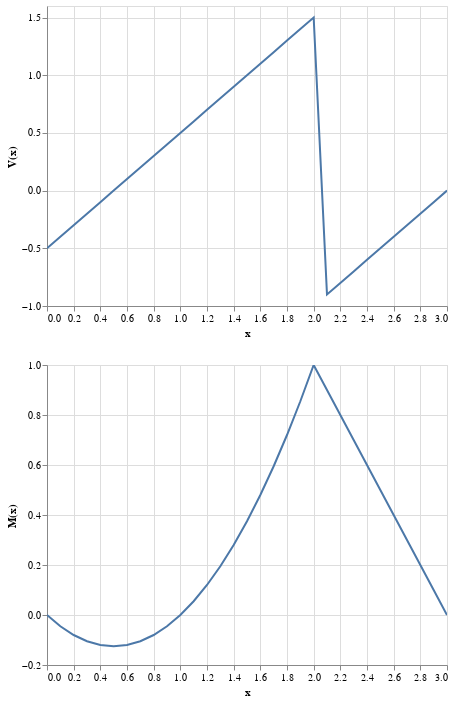

The code cell stored with this chart in its notebook:
### Code cell
# Use unit load and unit length to get dimensionless solutions
solution = Solve(1, 1)
xs = np.linspace(0, 3, 31)

# Now, plot it.
import altair as alt
import pandas as pd

"""
A DataFrame is a columnar table:
 x   V(x)    M(x)
0.0  -0.5   0.000
0.1  -0.4  -0.045
0.2  -0.3  -0.080
"""
source = pd.DataFrame({
    'x': xs,
    'V(x)': solution.V(xs),
    'M(x)': solution.M(xs)
})

# Now, display both V(x) and M(x) with x-axes in sync

base = alt.Chart().mark_line().interactive()

chart = alt.vconcat(
    base.encode(x="x", y="V(x)"),
    base.encode(x="x", y="M(x)"),
    data=source
)
chart

# In Github, these render as static images. In Jupyter Lab and
# as exported to HTML, these are interactive. You can then pan
# and zoom in the plot.

### Figure 1 — Vega-Lite specification as saved in the notebook (floating-point values rounded to 4 significant figures)
{"$schema": "https://vega.github.io/schema/vega-lite/v2.6.0.json", "config": {"view": {"height": 300, "width": 400}}, "data": {"name": "data-71ff0cf4072a10ab138a278ddff61103"}, "datasets": {"data-71ff0cf4072a10ab138a278ddff61103": [{"M(x)": 0, "V(x)": -0.5, "x": 0}, {"M(x)": -0.045, "V(x)": -0.4, "x": 0.1}, {"M(x)": -0.08, "V(x)": -0.3, "x": 0.2}, {"M(x)": -0.105, "V(x)": -0.2, "x": 0.3}, {"M(x)": -0.12, "V(x)": -0.1, "x": 0.4}, {"M(x)": -0.125, "V(x)": 0, "x": 0.5}, {"M(x)": -0.12, "V(x)": 0.1, "x": 0.6}, {"M(x)": -0.105, "V(x)": 0.2, "x": 0.7}, {"M(x)": -0.08, "V(x)": 0.3, "x": 0.8}, {"M(x)": -0.045, "V(x)": 0.4, "x": 0.9}, {"M(x)": 0, "V(x)": 0.5, "x": 1}, {"M(x)": 0.055, "V(x)": 0.6, "x": 1.1}, {"M(x)": 0.12, "V(x)": 0.7, "x": 1.2}, {"M(x)": 0.195, "V(x)": 0.8, "x": 1.3}, {"M(x)": 0.28, "V(x)": 0.9, "x": 1.4}, {"M(x)": 0.375, "V(x)": 1, "x": 1.5}, {"M(x)": 0.48, "V(x)": 1.1, "x": 1.6}, {"M(x)": 0.595, "V(x)": 1.2, "x": 1.7}, {"M(x)": 0.72, "V(x)": 1.3, "x": 1.8}, {"M(x)": 0.855, "V(x)": 1.4, "x": 1.9}, {"M(x)": 1, "V(x)": 1.5, "x": 2}, {"M(x)": 0.9, "V(x)": -0.9, "x": 2.1}, {"M(x)": 0.8, "V(x)": -0.8, "x": 2.2}, {"M(x)": 0.7, "V(x)": -0.7, "x": 2.3}, {"M(x)": 0.6, "V(x)": -0.6, "x": 2.4}, {"M(x)": 0.5, "V(x)": -0.5, "x": 2.5}, {"M(x)": 0.4, "V(x)": -0.4, "x": 2.6}, {"M(x)": 0.3, "V(x)": -0.3, "x": 2.7}, {"M(x)": 0.2, "V(x)": -0.2, "x": 2.8}, {"M(x)": 0.1, "V(x)": -0.1, "x": 2.9}, {"M(x)": 0, "V(x)": 0, "x": 3}]}, "vconcat": [{"encoding": {"x": {"field": "x", "type": "quantitative"}, "y": {"field": "V(x)", "type": "quantitative"}}, "mark": "line", "selection": {"selector040": {"bind": "scales", "encodings": ["x", "y"], "mark": {"fill": "#333", "fillOpacity": 0.125, "stroke": "white"}, "on": "[mousedown, window:mouseup] > window:mousemove!", "resolve": "global", "translate": "[mousedown, window:mouseup] > window:mousemove!", "type": "interval", "zoom": "wheel!"}}}, {"encoding": {"x": {"field": "x", "type": "quantitative"}, "y": {"field": "M(x)", "type": "quantitative"}}, "mark": "line", "selection": {"selector040": {"bind": "scales", "encodings": ["x", "y"], "mark": {"fill": "#333", "fillOpacity": 0.125, "stroke": "white"}, "on": "[mousedown, window:mouseup] > window:mousemove!", "resolve": "global", "translate": "[mousedown, window:mouseup] > window:mousemove!", "type": "interval", "zoom": "wheel!"}}}]}
